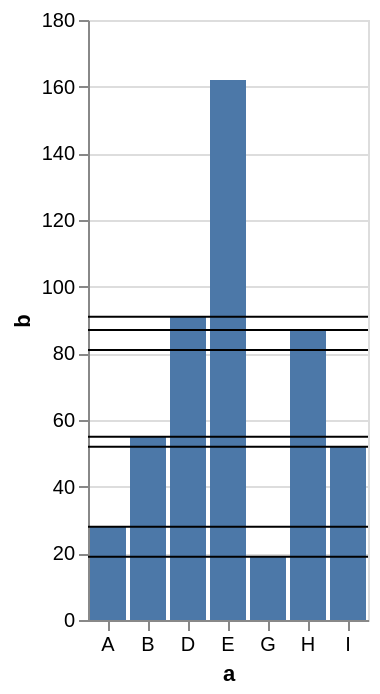

Write the Vega-Lite specification saved for this chart.
### Vega-Lite specification from a JSON file in a GitHub repository (floating-point values rounded to 4 significant figures)
{"$schema": "https://vega.github.io/schema/vega-lite/v5.json", "data": {"values": [{"a": "A", "b": 28}, {"a": "B", "b": 55}, {"a": "D", "b": 91}, {"a": "E", "b": 81}, {"a": "E", "b": 81}, {"a": "G", "b": 19}, {"a": "H", "b": 87}, {"a": "I", "b": 52}]}, "description": "Can we null the encoding", "encoding": {"x": {"axis": {"labelAngle": 0}, "field": "a", "type": "nominal"}, "y": {"field": "b", "type": "quantitative"}}, "layer": [{"mark": "bar"}, {"encoding": {"x": {}}, "mark": "rule"}]}
